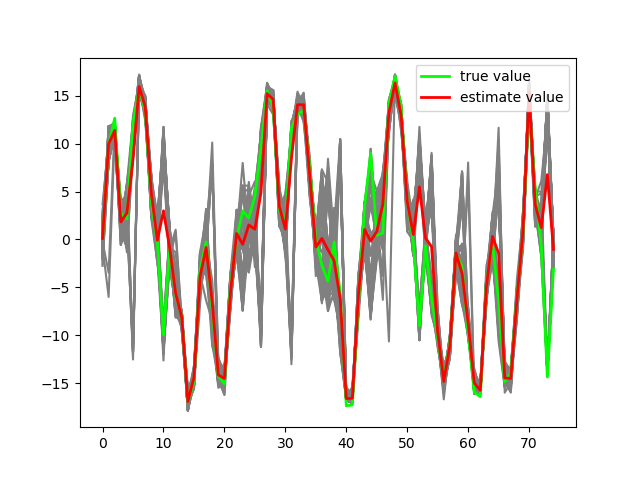

Write Python code to recreate this figure.
import numpy as np
import matplotlib.pyplot as plt


def estimate(particles, weights):
    """returns mean and variance of the weighted particles"""
    mean = np.average(particles, weights=weights)
    var = np.average((particles - mean) ** 2, weights=weights)
    return mean, var


def simple_resample(particles, weights):
    N = len(particles)
    cumulative_sum = np.cumsum(weights)
    cumulative_sum[-1] = 1.  # avoid round-off error
    rn = np.random.rand(N)
    indexes = np.searchsorted(cumulative_sum, rn)
    # resample according to indexes
    particles[:] = particles[indexes]
    weights.fill(1.0 / N)
    return particles, weights


x = 0.1  # 初始真实状态
x_N = 1  # 系统过程噪声的协方差（由于是一维的，这里就是方差）
x_R = 1  # 测量的协方差
T = 75  # 共进行75次
N = 100  # 粒子数，越大效果越好，计算量也越大

V = 2  # 初始分布的方差
x_P = x + np.random.randn(N) * np.sqrt(V)
x_P_out = [x_P]
# plt.hist(x_P,N, normed=True)

z_out = [x ** 2 / 20 + np.random.randn(1) * np.sqrt(x_R)]  # 实际测量值
x_out = [x]  # 测量值的输出向量
x_est = x  # 估计值
x_est_out = [x_est]
# print(x_out)

for t in range(1, T):
    x = 0.5 * x + 25 * x / (1 + x ** 2) + 8 * np.cos(1.2 * (t - 1)) + np.random.randn() * np.sqrt(x_N)
    z = x ** 2 / 20 + np.random.randn() * np.sqrt(x_R)
    # 更新粒子
    # 从先验p(x(k) | x(k - 1))中采样
    x_P_update = 0.5 * x_P + 25 * x_P / (1 + x_P ** 2) + 8 * np.cos(1.2 * (t - 1)) + np.random.randn(N) * np.sqrt(x_N)
    z_update = x_P_update ** 2 / 20
    # 计算权重
    P_w = (1 / np.sqrt(2 * np.pi * x_R)) * np.exp(-(z - z_update) ** 2 / (2 * x_R))
    P_w /= np.sum(P_w)
    # 估计
    x_est, var = estimate(x_P_update, P_w)
    # 重采样
    x_P, P_w = simple_resample(x_P_update, P_w)
    # 保存数据
    x_out.append(x)
    z_out.append(z)
    x_est_out.append(x_est)
    x_P_out.append(x_P)

# 显示粒子轨迹、真实值、估计值
t = np.arange(0, T)
x_P_out = np.asarray(x_P_out)
for i in range(0, N):
    plt.plot(t, x_P_out[:, i], color='gray')
plt.plot(t, x_out, color='lime', linewidth=2, label='true value')
plt.plot(t, x_est_out, color='red', linewidth=2, label='estimate value')
plt.legend()
plt.show()
